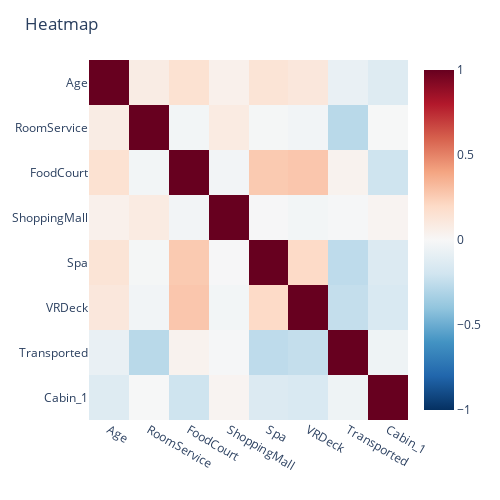

Notebook code cell kept with this figure:
### Code cell
## Heat map of Correlation Matrix
fig = px.imshow(train.corr(),
                color_continuous_scale='RdBu_r',
                color_continuous_midpoint=0, 
                aspect='auto')
fig.update_layout(height=500, 
                  width=500,
                  title = "Heatmap",                  
                  showlegend=False)
fig.show()

### Figure 1 — Plotly figure (JSON) as saved in the notebook; plotly's stock layout.template omitted (floating-point values rounded to 4 significant figures)
{"data": [{"coloraxis": "coloraxis", "hovertemplate": "x: %{x}<br>y: %{y}<br>color: %{z}<extra></extra>", "name": "0", "type": "heatmap", "x": ["Age", "RoomService", "FoodCourt", "ShoppingMall", "Spa", "VRDeck", "Transported", "Cabin_1"], "xaxis": "x", "y": ["Age", "RoomService", "FoodCourt", "ShoppingMall", "Spa", "VRDeck", "Transported", "Cabin_1"], "yaxis": "y", "z": [[1, 0.07941, 0.1524, 0.05128, 0.1387, 0.1138, -0.07503, -0.1323], [0.07941, 1, -0.02662, 0.08726, -0.01664, -0.03039, -0.2769, -0.003648], [0.1524, -0.02662, 1, -0.02781, 0.2639, 0.2766, 0.03916, -0.2063], [0.05128, 0.08726, -0.02781, 1, -0.007102, -0.02557, -0.01102, 0.02693], [0.1387, -0.01664, 0.2639, -0.007102, 1, 0.1977, -0.2604, -0.1443], [0.1138, -0.03039, 0.2766, -0.02557, 0.1977, 1, -0.2415, -0.1562], [-0.07503, -0.2769, 0.03916, -0.01102, -0.2604, -0.2415, 1, -0.0451], [-0.1323, -0.003648, -0.2063, 0.02693, -0.1443, -0.1562, -0.0451, 1]]}], "layout": {"coloraxis": {"cmid": 0, "colorscale": [[0, "rgb(5,48,97)"], [0.1, "rgb(33,102,172)"], [0.2, "rgb(67,147,195)"], [0.3, "rgb(146,197,222)"], [0.4, "rgb(209,229,240)"], [0.5, "rgb(247,247,247)"], [0.6, "rgb(253,219,199)"], [0.7, "rgb(244,165,130)"], [0.8, "rgb(214,96,77)"], [0.9, "rgb(178,24,43)"], [1, "rgb(103,0,31)"]]}, "height": 500, "margin": {"t": 60}, "showlegend": false, "title": {"text": "Heatmap"}, "width": 500, "xaxis": {"anchor": "y", "domain": [0, 1]}, "yaxis": {"anchor": "x", "autorange": "reversed", "domain": [0, 1]}}}
